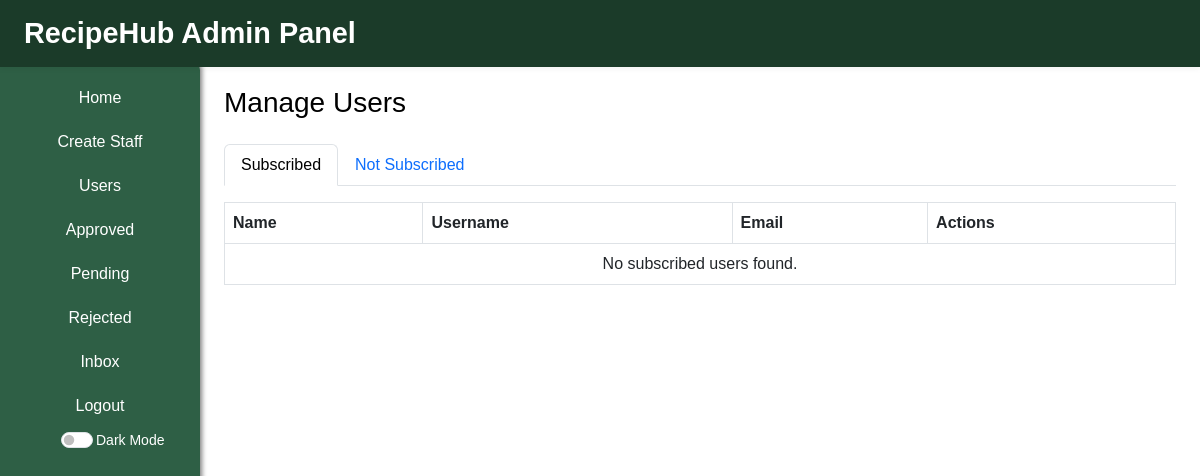
/admin/users (signed in), run on an earlier commit of the app's database.
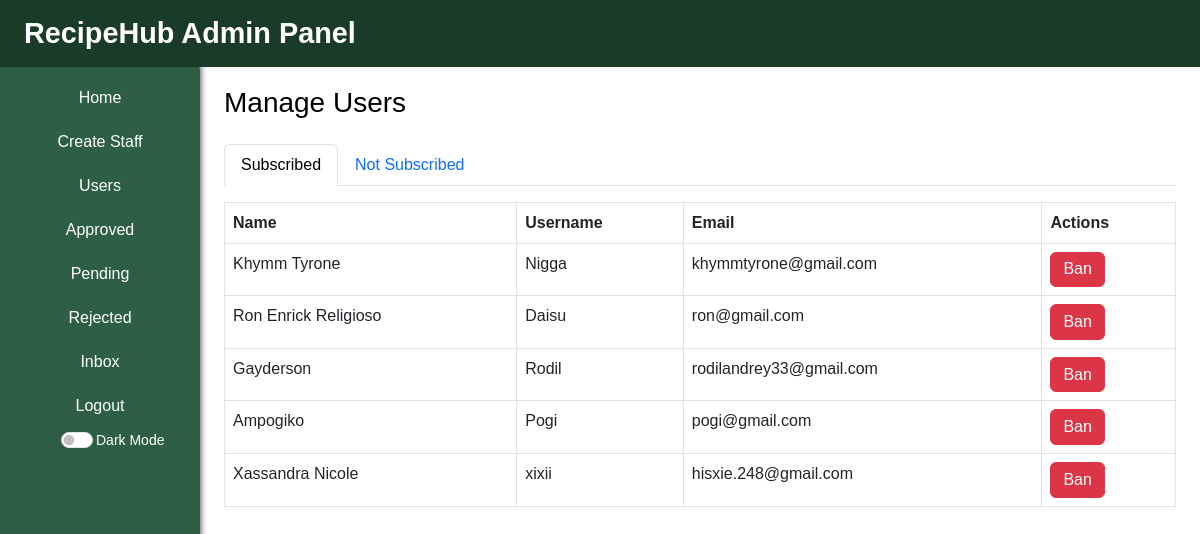
And on a later commit of the database.
### tables this page shows
CREATE TABLE Customers (
      id INTEGER PRIMARY KEY AUTOINCREMENT,
      name TEXT,
      username TEXT,
      email TEXT,
      password TEXT,
      isBanned INTEGER DEFAULT 0,
      subscribed INTEGER DEFAULT 0,
      createdAt TIMESTAMP DEFAULT CURRENT_TIMESTAMP
    );

### app.py (the view)
@app.route('/admin/users')
def admin_users():
    if 'user_id' not in session or session['role'] != 'admin':
        flash("Unauthorized access.", "danger")
        return redirect(url_for('login'))
    db = get_db_connection()
    cursor = db.cursor()
    cursor.execute("SELECT * FROM Customers WHERE subscribed = 1")
    subscribed_users = cursor.fetchall()
    cursor.execute("SELECT * FROM Customers WHERE subscribed = 0")
    unsubscribed_users = cursor.fetchall()
    db.close()
    return render_template('admin/users.html',
                           subscribed_users=subscribed_users,
                           unsubscribed_users=unsubscribed_users)

### db_setup.py (called while the page is built)
def get_db_connection():
  conn = sqlite3.connect('RecipeHub.db')
  conn.row_factory = sqlite3.Row
  return conn

### templates/admin/users.html (shortened to what this page needs)
{% extends 'admin/base.html' %}
{% block head %}
<link rel="stylesheet" href="{{ url_for('static', filename='admin_users.css') }}" />
{% endblock %}
{% block body %}
<div class="container-fluid">
    <h1 class="h3 mb-4 text-gray-800">Manage Users</h1>
    <ul class="nav nav-tabs" id="subscriptionTab" role="tablist">
        <li class="nav-item" role="presentation">
            <a class="nav-link active" id="subscribed-tab" data-bs-toggle="tab" href="#subscribed" role="tab" aria-controls="subscribed" aria-selected="true">Subscribed</a>
        </li>
        <li class="nav-item" role="presentation">
            <a class="nav-link" id="notSubscribed-tab" data-bs-toggle="tab" href="#notSubscribed" role="tab" aria-controls="notSubscribed" aria-selected="false">Not Subscribed</a>
        </li>
    </ul>
    <div class="tab-content mt-3" id="subscriptionTabContent">
        <div class="tab-pane fade show active" id="subscribed" role="tabpanel" aria-labelledby="subscribed-tab">
            <table class="table table-bordered">
                <thead>
                    <tr>
                        <th>Name</th>
                        <th>Username</th>
                        <th>Email</th>
                        <th>Actions</th>
                    </tr>
                </thead>
                <tbody class="tbody">
                    {% if subscribed_users %}
                        {% for user in subscribed_users %}
                        <tr>
                            <td>{{ user.name }}</td>
                            <td>{{ user.username }}</td>
                            <td>{{ user.email }}</td>
                            <td>
                                <form method="POST" action="{{ url_for('ban_user', user_id=user.id) }}" style="display:inline;">
                                    <button type="submit" class="btn btn-danger">Ban</button>
                                </form>
                            </td>
                        </tr>
                        {% endfor %}
                    {% else %}
                        <tr>
                            <td colspan="4" class="text-center">No subscribed users found.</td>
                        </tr>
                    {% endif %}
                </tbody>
            </table>
        </div>
    </div>
</div>
{% endblock %}

What changed in the data, as far as the page shows it:
now on this page (row edited): Customers: name "Khymm Tyrone", username "Nigga", email "khymmtyrone@gmail.com"
now on this page (row edited): Customers: name "Ron Enrick Religioso", username "Daisu", email "ron@gmail.com"
added Customers: name "Gayderson", username "Rodil", email "rodilandrey33@gmail.com"
added Customers: name "Ampogiko", username "Pogi", email "pogi@gmail.com"
added Customers: name "Xassandra Nicole", username "xixii", email "hisxie.248@gmail.com"
Also different on the page:
text no longer shown: "No subscribed users found."
